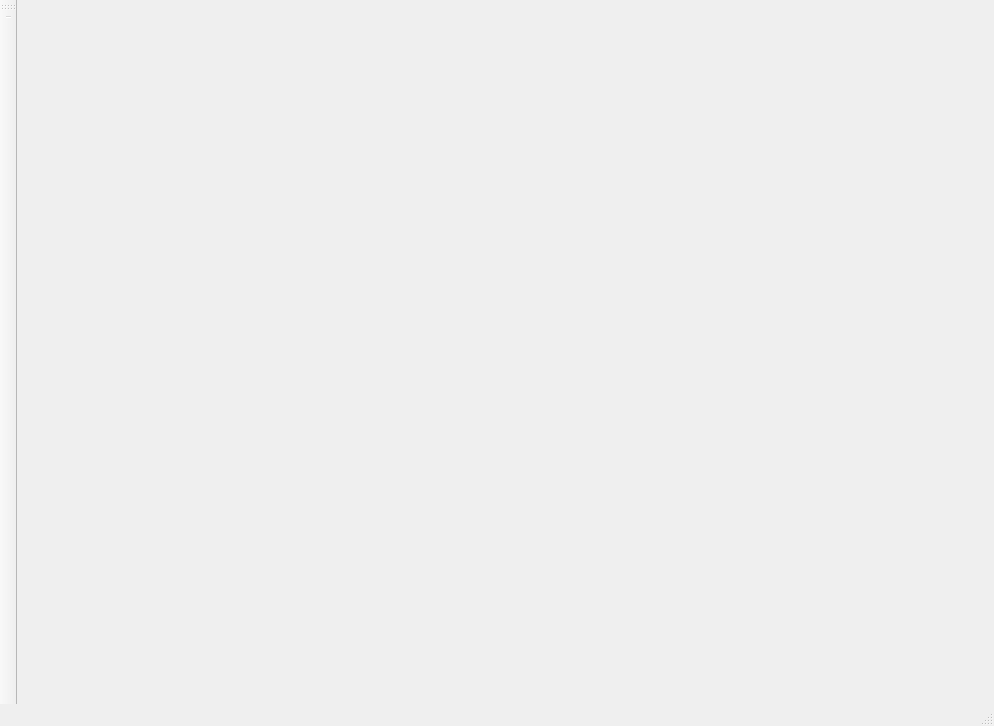
<?xml version="1.0" encoding="UTF-8"?>
<ui version="4.0">
 <class>MainWindow</class>
 <widget class="QMainWindow" name="MainWindow">
  <property name="geometry">
   <rect>
    <x>0</x>
    <y>0</y>
    <width>994</width>
    <height>726</height>
   </rect>
  </property>
  <property name="windowTitle">
   <string>Login (HMS)</string>
  </property>
  <widget class="QWidget" name="centralWidget"/>
  <widget class="QMenuBar" name="menuBar">
   <property name="geometry">
    <rect>
     <x>0</x>
     <y>0</y>
     <width>994</width>
     <height>25</height>
    </rect>
   </property>
  </widget>
  <widget class="QToolBar" name="mainToolBar">
   <attribute name="toolBarArea">
    <enum>LeftToolBarArea</enum>
   </attribute>
   <attribute name="toolBarBreak">
    <bool>true</bool>
   </attribute>
   <addaction name="separator"/>
  </widget>
  <widget class="QStatusBar" name="statusBar"/>
 </widget>
 <layoutdefault spacing="6" margin="11"/>
 <resources/>
 <connections/>
</ui>
